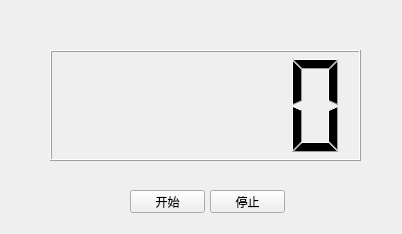
<?xml version="1.0" encoding="UTF-8"?>
<ui version="4.0">
 <class>Temp</class>
 <widget class="QWidget" name="Temp">
  <property name="geometry">
   <rect>
    <x>0</x>
    <y>0</y>
    <width>402</width>
    <height>234</height>
   </rect>
  </property>
  <property name="windowTitle">
   <string>Form</string>
  </property>
  <widget class="QLCDNumber" name="lm75_lcdNumber">
   <property name="geometry">
    <rect>
     <x>50</x>
     <y>50</y>
     <width>311</width>
     <height>111</height>
    </rect>
   </property>
  </widget>
  <widget class="QPushButton" name="startButton">
   <property name="geometry">
    <rect>
     <x>130</x>
     <y>190</y>
     <width>75</width>
     <height>23</height>
    </rect>
   </property>
   <property name="text">
    <string>开始</string>
   </property>
  </widget>
  <widget class="QPushButton" name="stopButton">
   <property name="geometry">
    <rect>
     <x>210</x>
     <y>190</y>
     <width>75</width>
     <height>23</height>
    </rect>
   </property>
   <property name="text">
    <string>停止</string>
   </property>
  </widget>
 </widget>
 <resources/>
 <connections/>
</ui>
